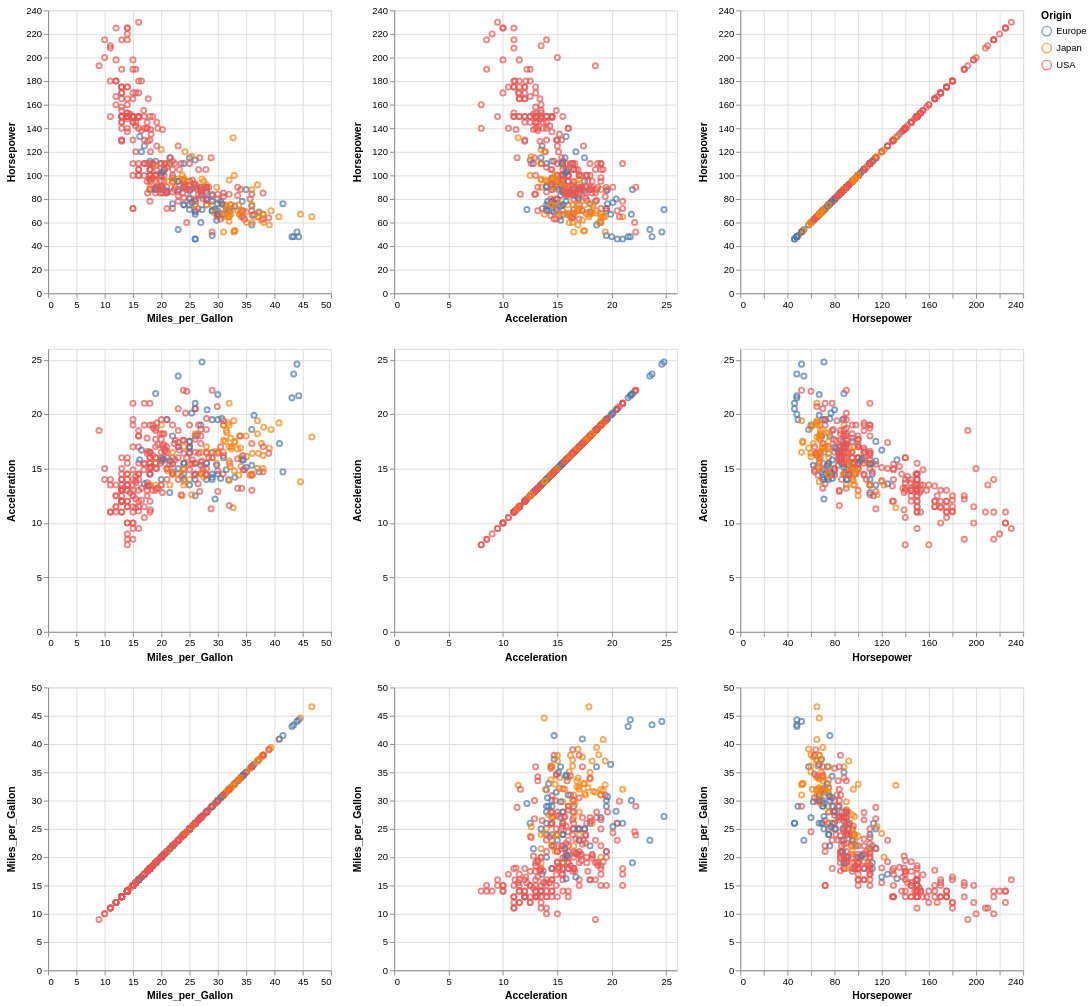

Specify this chart in Vega-Lite:
### Vega-Lite specification from a JSON file in a GitHub repository (floating-point values rounded to 4 significant figures; data arrays with more than 128 entries replaced by an {"elided": "..."} marker saying what was removed)
{"$schema": "https://vega.github.io/schema/vega-lite/v4.json", "data": {"values": {"elided": "406 records"}}, "repeat": {"row": ["Horsepower", "Acceleration", "Miles_per_Gallon"], "column": ["Miles_per_Gallon", "Acceleration", "Horsepower"]}, "spec": {"selection": {"grid": {"type": "interval", "bind": "scales"}}, "mark": "point", "encoding": {"x": {"field": {"repeat": "column"}, "type": "quantitative"}, "y": {"field": {"repeat": "row"}, "type": "quantitative", "axis": {"minExtent": 30}}, "color": {"field": "Origin", "type": "nominal"}}}}
